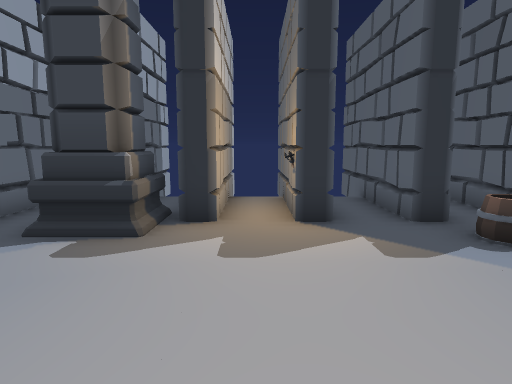
View 1 (above)

12 first-person views from a walk through a Unity game level. The camera is 1.3 m above the floor, tilts 8° down and sees 75° across. The floor is counted in squares, 1 m on a side. Each view is taken from the middle of a square. On the plan, view 1 faces up. The plan holds only what a view shows up to about 14 squares ahead; the rest is blank. The player character is not drawn.

View 2
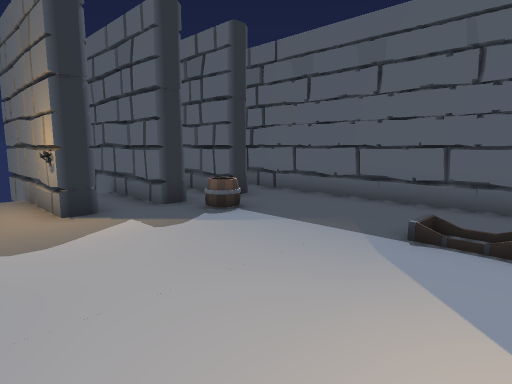

View 3
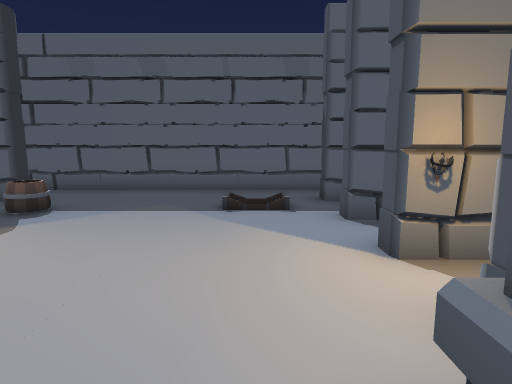

View 4
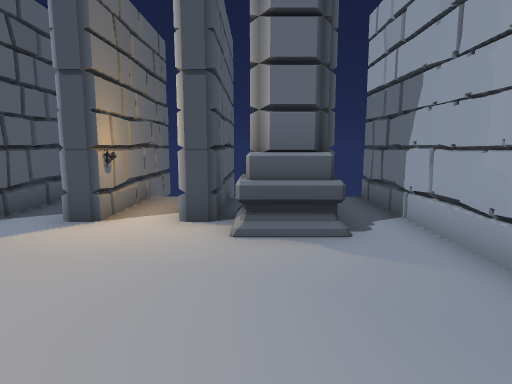

View 5
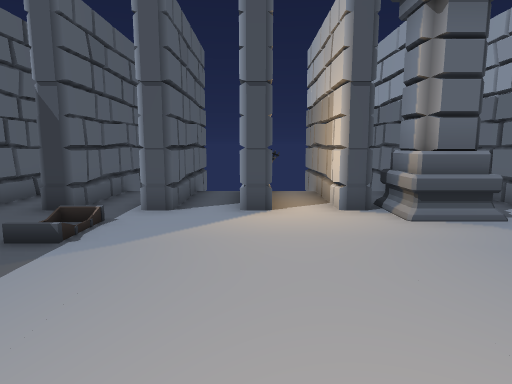

View 6
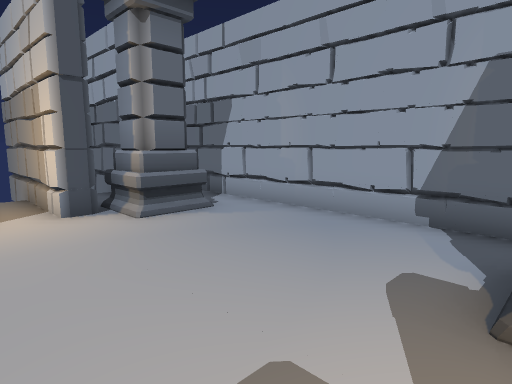

View 7
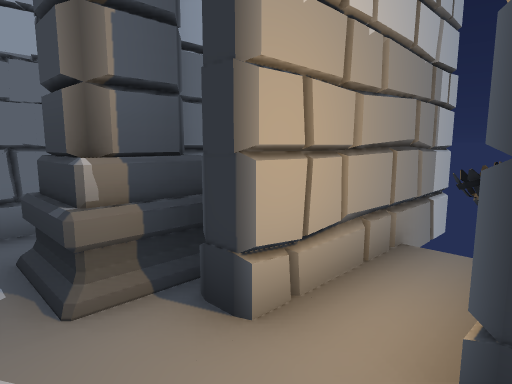

View 8
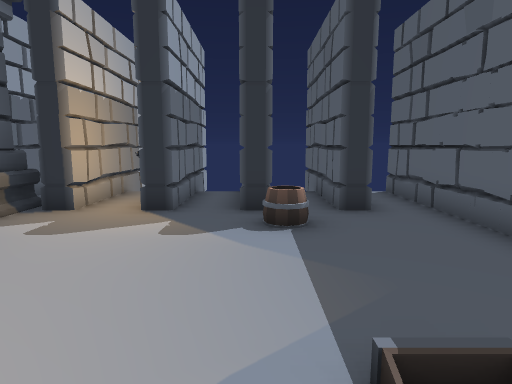

View 9
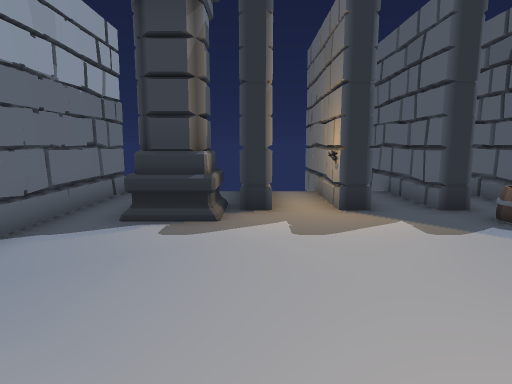

View 10
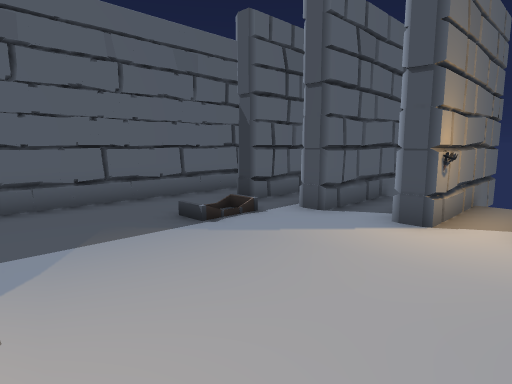

View 11
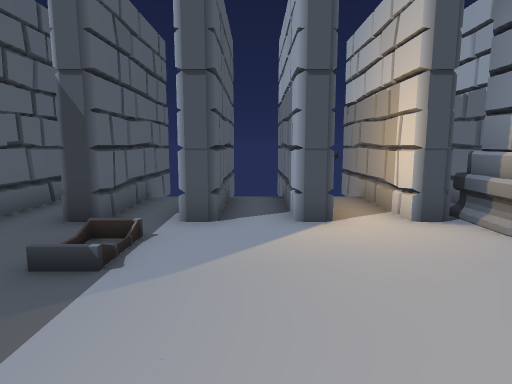

View 12
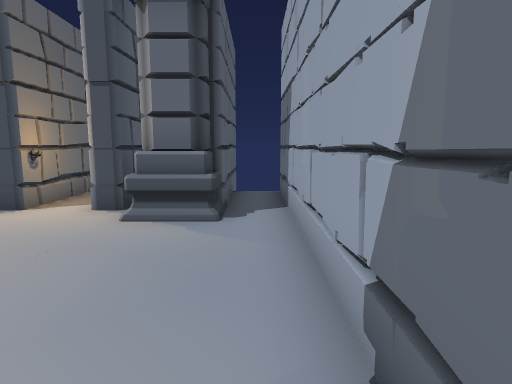

### Floor plan
Points are (right, up) in squares from view 1. A wall is a line through its corners. A room is listed if a view was taken in it or the views show most of it. See-through windows are left out.
Room 1 (views 1, 2, 3, 4, 5, 6, 7, 8, 9, 10, 11, 12)
walls: (3.2, 5.6) (2.7, 5.6) (2.7, 9.5); (0.7, 6.4) (0.7, 9.5); (1.3, -2.4) (1.3, -5.1); (5.2, 5.6) (4.7, 5.6) (4.7, 9.5); (-2.7, -2.9) (-2.7, -5.5); (-1.3, -4.9) (-1.3, -1.6) (-0.7, -1.6) (-0.7, -5.5); (0.7, -5.5) (0.7, -2.4); (1.3, 9.5) (1.3, 6.4); (-0.7, 9.5) (-0.7, 5.6) (-1.2, 5.6); (2.7, -5.5) (2.7, -1.6) (3.2, -1.6); (-3.3, -5.1) (-3.3, -1.6); (6.7, -4.1) (6.7, 8.4); (-2.7, 9.5) (-2.7, 6.4); (4.7, -5.5) (4.7, -1.6) (5.2, -1.6); (-4.7, 8.4) (-4.7, -4.4)
objects: other object (-3, -2) to (-2, -1); other object (-3, 5) to (-2, 6); other object (1, -2); other object (1, 6)

Where each view was taken, in squares from view 1:
view 1: 0 up, 0 right, facing up
view 2: 1 down, 1 left, facing up-right
view 3: 0 up, 3 left, facing right
view 4: 4 up, 2 left, facing down
view 5: 5 up, 1 right, facing down
view 6: 5 up, 1 right, facing down-left
view 7: 4 up, 1 right, facing up-left
view 8: 1 down, 3 right, facing up
view 9: 1 down, 1 left, facing up
view 10: 4 up, 1 left, facing down-right
view 11: 4 up, 2 right, facing down
view 12: 5 up, 4 left, facing down
